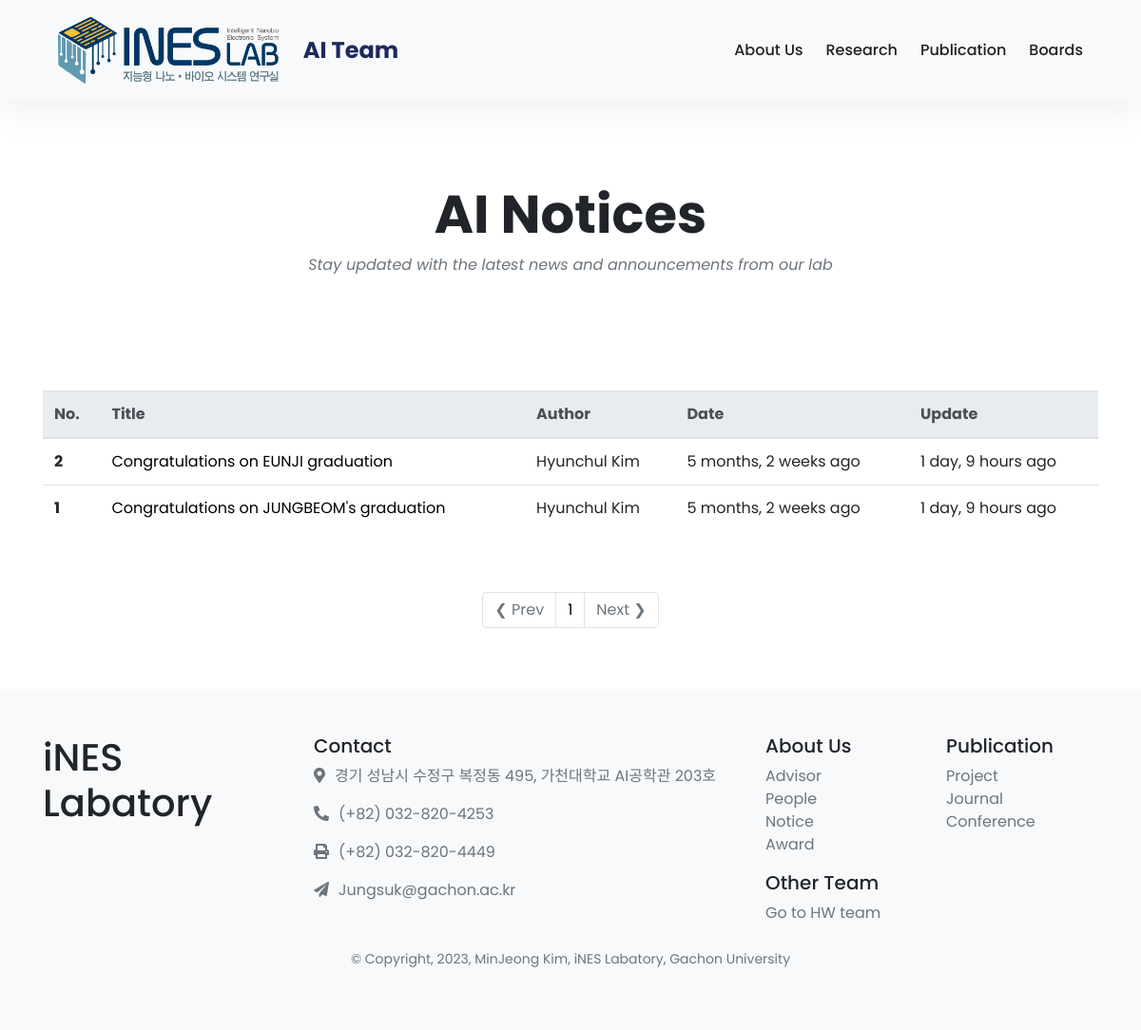
Before: /ai/notices/ with the older database file.
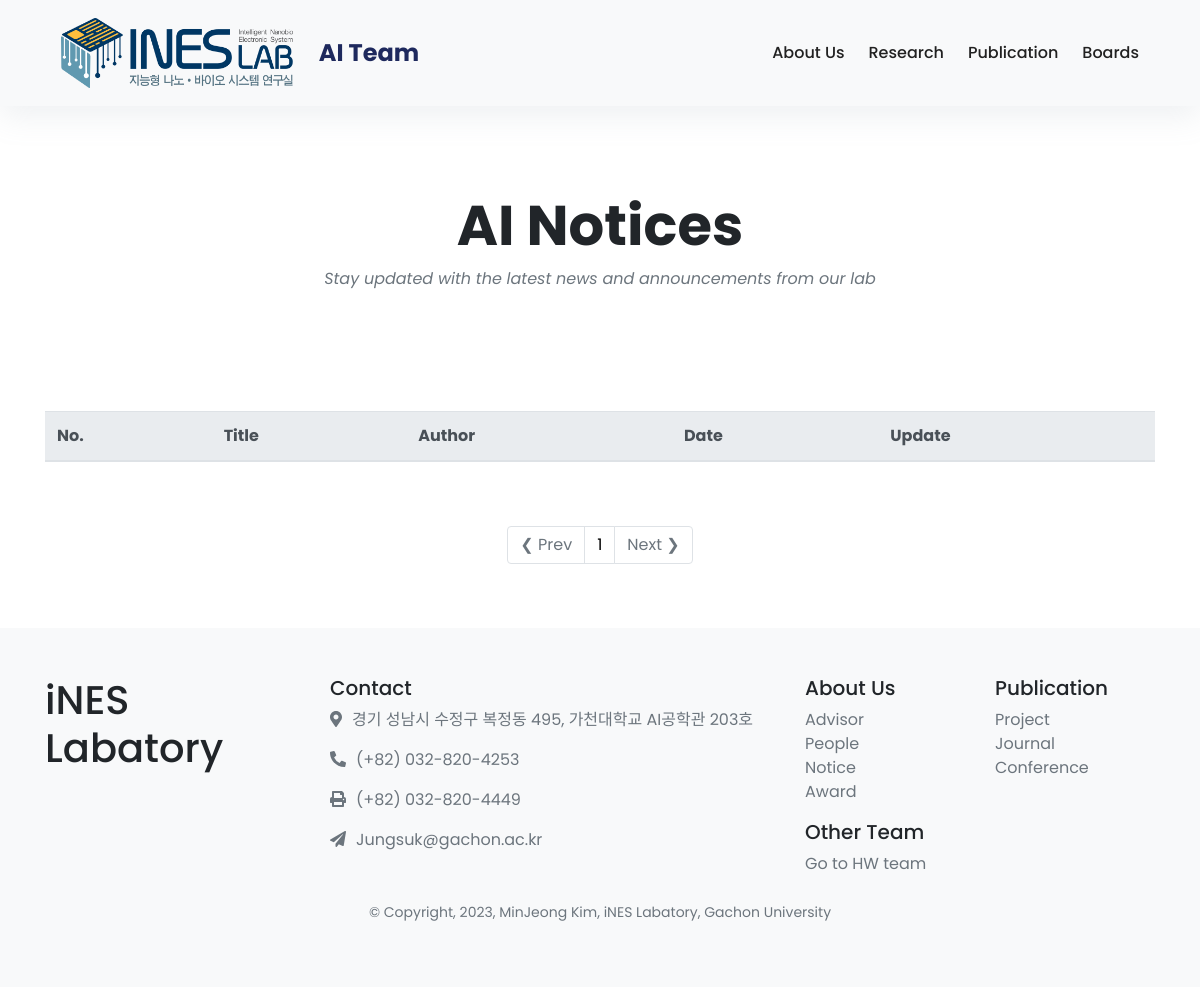
After: the same page with the newer database file.
### notice/models.py (models this page shows, shortened)
class Notice(models.Model):
    TEAM_CHOICES = (
        ('AI', 'AI Team'),
        ('HW', 'Hardware Team'),
    )
    team = models.CharField(max_length=2, choices=TEAM_CHOICES, default='HW')
    title = models.CharField(max_length=255)
    created_at = models.DateTimeField(auto_now_add=True)
    updated_at = models.DateTimeField(auto_now=True)
    author = models.ForeignKey(member_list, on_delete=models.CASCADE, related_name='author')
    content = models.TextField()

### member/models.py (models this page shows)
class member_list(models.Model):
    DEGREE_CHOICES = [
        ('CA', 'Co-Advisor'),
        ('PR', 'Professor'),
        ('PD', 'Postdoc'),
        ('PHD', 'PhD'),
        ('MS', 'Master'),
        ('BS', 'Bachelor'),
    ]
    STATUS_CHOICES = [
        ('CU', 'Current'),
        ('AL', 'Alumni'),
    ]
    TEAM_CHOICES = (
        ('AI', 'AI Team'),
        ('HW', 'Hardware Team'),
        ('OT', 'Others'),
    )
    team = models.CharField(max_length=2, choices=TEAM_CHOICES, default='HW')
    name = models.CharField(max_length=20, default="Name")
    email = models.EmailField(max_length=254, default="@gachon.ac.kr")
    main_photo = models.FileField(upload_to="upload/%Y/%m/%d/", blank=True)
    hobby_photo = models.FileField(upload_to="upload/%Y/%m/%d/", blank=True)
    motto = models.CharField(max_length=50, default="No data")
    department = models.CharField(max_length=50, default = "Department of Biomedical Engineering")
    degree = models.CharField(max_length=50, choices=DEGREE_CHOICES, default='BS')
    status = models.CharField(max_length=2, choices=STATUS_CHOICES, default='CU')
    def __str__(self):
        return self.name

### notice/views.py (the view)
# urls.py: path('notices/', notice_views.ai_notice_list, name='ai_notice_list'),
def ai_notice_list(request):
    all_notices = Notice.objects.filter(team='AI').order_by('-created_at')
    page = request.GET.get('page')
    paginator = Paginator(all_notices, 5)
    notices = paginator.get_page(page)
    try:
        page_obj = paginator.page(page)
    except PageNotAnInteger:
        page = 1
        page_obj = paginator.page(page)
    except EmptyPage:
        page = paginator.num_pages
        page_obj = paginator.page(page)
    leftIndex = (int(page) - 2)
    if leftIndex < 1:
        leftIndex = 1
    rightIndex = (int(page) + 2)
    if rightIndex > paginator.num_pages:
        rightIndex = paginator.num_pages
    custom_range = range(leftIndex, rightIndex + 1)
    context = {
        'notices': notices,
        'page_obj': page_obj,
        'paginator': paginator,
        'custom_range': custom_range,
    }
    return render(request, 'labweb/notice/ai_notice.html', context)

### templates/labweb/notice/ai_notice.html (shortened to what this page needs)
{% extends 'labweb/base.html' %}
{% block style %}
<link rel="stylesheet" href="//maxcdn.bootstrapcdn.com/font-awesome/4.3.0/css/font-awesome.min.css">
<link rel="stylesheet" href="https://cdn.jsdelivr.net/npm/bootstrap@4.6.2/dist/css/bootstrap.min.css">
{% endblock %}
{% block content %}
{% load humanize %}
<div class="container py-5">
    <header class="text-center">
    <br><br><br><br><br><br>
    <h1 class="display-4 font-weight-bold">AI Notices</h1>
    <p class="font-italic text-muted mb-0">Stay updated with the latest news and announcements from our lab</p>
    <br><br><br>
  </header>
  <div class="row mt-5">
    <div class="col-12">
      <table class="table table-hover">
        <thead class="thead-light">
          <tr>
            <th>No.</th>
            <th>Title</th>
            <th>Author</th>
            <th>Date</th>
            <th>Update</th>
          </tr>
        </thead>
        <tbody>
          {% if notices %}
          {%for notice in notices%}
          <tr>
            <th scope="row">{{notice.id}}</th>
            <td class="notice-title"><a href="{% url 'ai_notice_detail' notice_id=notice.id %}">{{notice.title}}</a></td>
            <td>{{notice.author}}</td>
            <td>{{notice.created_at|naturaltime}}</td>
            <td>{{notice.updated_at|naturaltime}}</td>
          </tr>
          {% endfor %}
          {% endif %}
        </tbody>
      </table>
    </div>
  </div>
   <div class="row mt-5">
    <div class="col-12">
      <nav aria-label="Page navigation example">
       <ul class="pagination justify-content-center">
        {% if page_obj.has_previous %}
          <li class="page-item">
            <a class="page-link" href="?page={{page_obj.previous_page_number}}"> &#10094; Prev </a>
          </li>
        {% else %}
          <li class="page-item disabled">
            <a class="page-link" href="#"> &#10094;  Prev </a>
          </li>
        {% endif %}
        {%for page in custom_range %}
        {%if page == page_obj.number %}
          <li class="page-item">
            <a class="page-link" style="text-decoration:none; color: black;" href="?page={{page}}">{{page}}</a>
          </li>
        {%else%}
        <li class="page-item">
          <a class="page-link"  style="text-decoration:none; color: gray;" href="?page={{page}}">{{page}}</a>
        </li>
        {%endif%}
        {%endfor%}
        {% if page_obj.has_next %}
          <li class="page-item">
            <a class="page-link" href="?page={{ page_obj.next_page_number }}">Next &#10095;</a>
          </li>
        {% else %}
          <li class="page-item disabled">
            <a class="page-link" href="#">Next &#10095;</a>
          </li>
        {% endif %}
      </ul>
     </nav>
    </div>
  </div>
</div>
{% endblock %}

Changed rows visible on the page:
removed Notice: id "2", title "Congratulations on EUNJI graduation", author "Hyunchul Kim", created_at "5 months, 2 weeks ago", updated_at "1 day, 9 hours ago"
removed Notice: id "1", title "Congratulations on JUNGBEOM's graduation", author "Hyunchul Kim", created_at "5 months, 2 weeks ago", updated_at "1 day, 9 hours ago"
